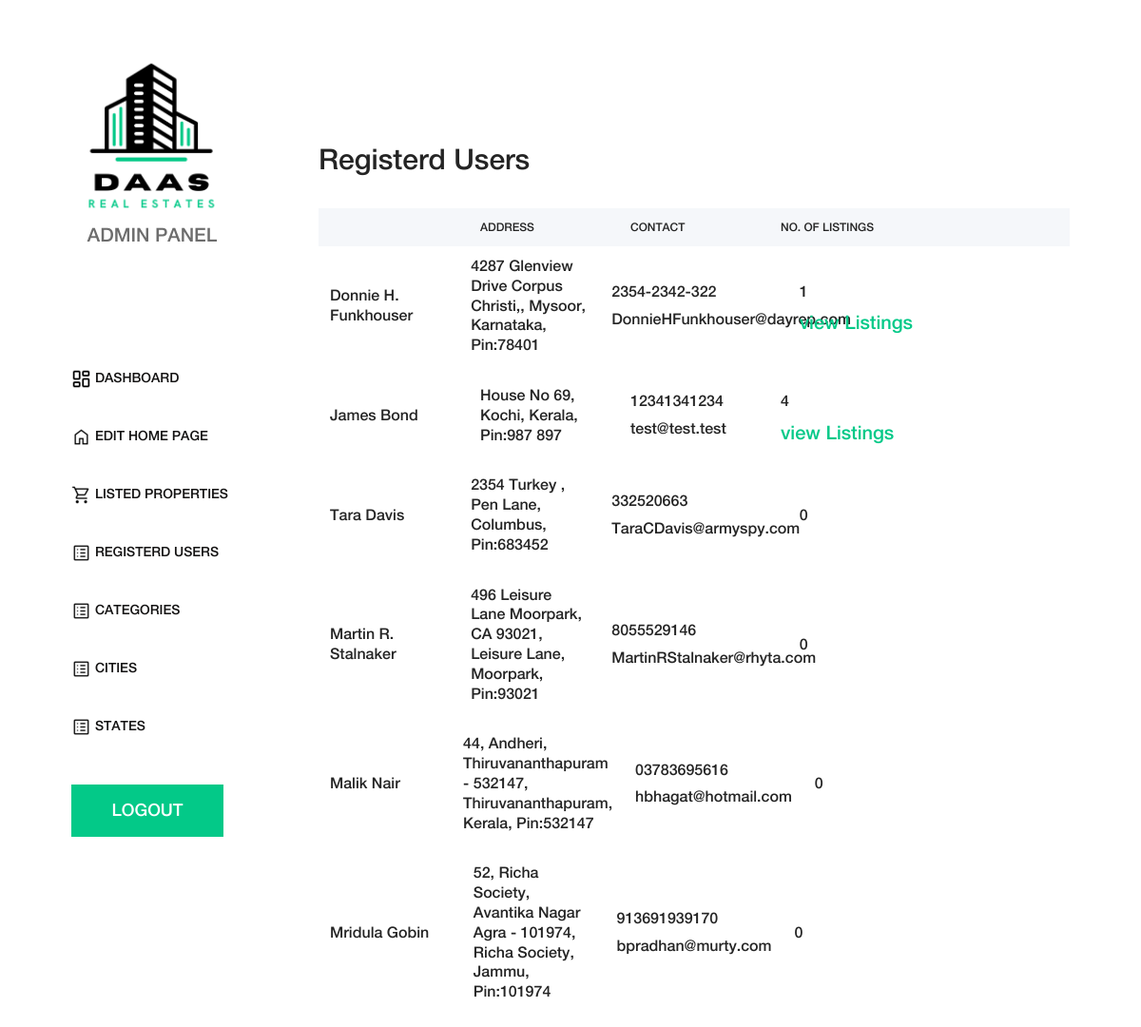
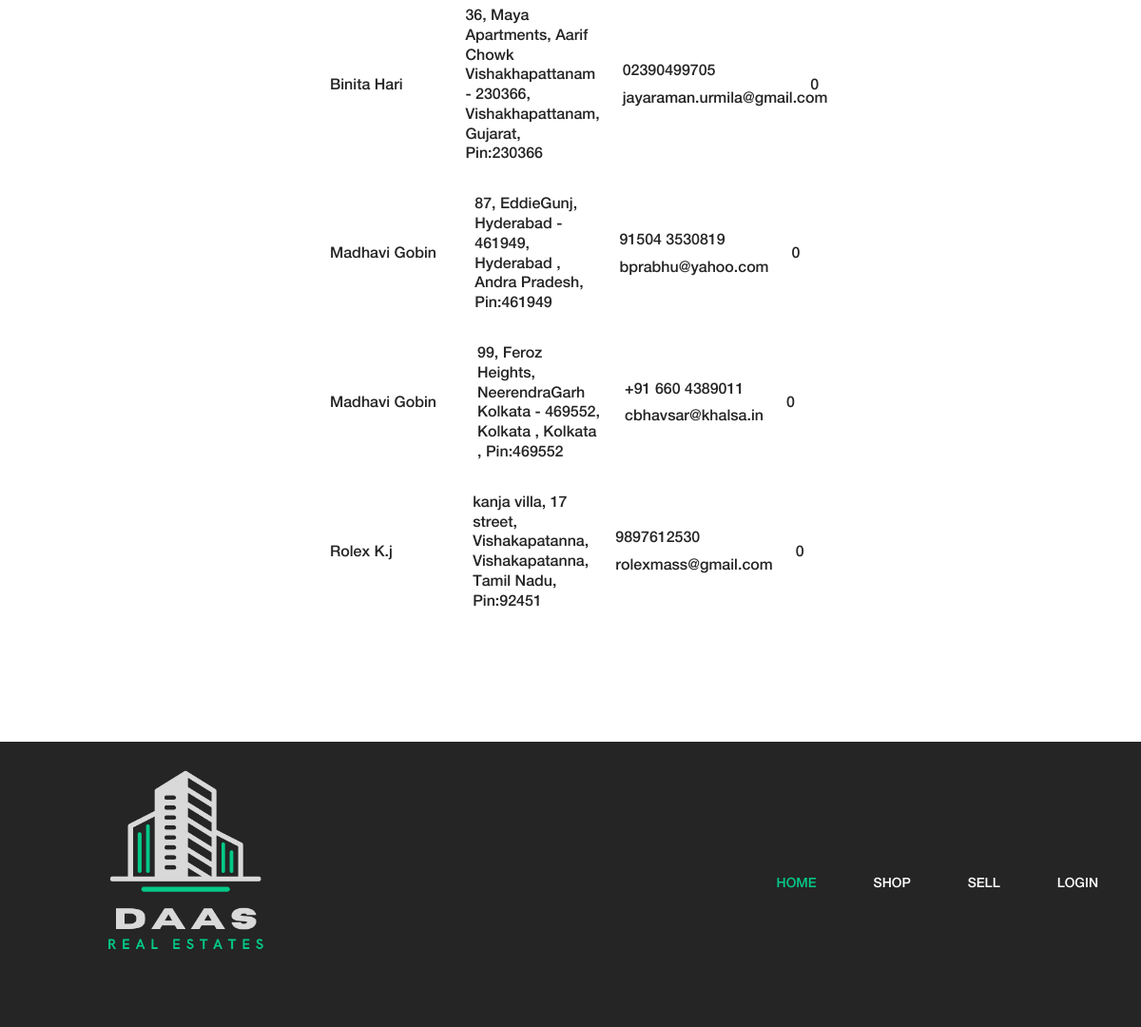
Page /admin/registerd_users.php (signed in) on the committed database (2 pictures, top to bottom).
### tables this page shows
CREATE TABLE `users_tbl` (
  `userid` int(11) NOT NULL,
  `firstname` varchar(50) NOT NULL,
  `lastname` varchar(50) NOT NULL,
  `password` varchar(50) NOT NULL,
  `email` varchar(100) NOT NULL,
  `phoneno` varchar(100) NOT NULL,
  `address` varchar(250) NOT NULL,
  `city` varchar(100) NOT NULL,
  `state` varchar(100) NOT NULL,
  `pincode` varchar(15) NOT NULL
);

### admin/registerd_users.php (the view, shortened to what this page needs)
<?php include("header.php"); ?>
<?php include("connection.php") ?>
<?php
$query = "SELECT t1.*, t2.count as count FROM users_tbl AS t1 LEFT JOIN (SELECT owner_id, COUNT(property_id) as count FROM property_tbl GROUP BY owner_id ) AS t2 ON t1.userid = t2.owner_id;";
$result = mysqli_query($conn, $query);
?>
<div class="cart-table-area section-padding-100">
  <div class="container-fluid">
    <div class="row">
      <div class="f1 col-12 col-lg-8">
        <div class="cart-title mt-50">
          <h2>Registerd Users </h2>
        </div>
        <div class="cart-table clearfix">
          <table class="table table-responsive">
            <thead>
              <tr>
                <th></th>
                <th>ADDRESS</th>
                <th>CONTACT</th>
                <th>NO. OF LISTINGS</th>
                <th></th>
              </tr>
            </thead>
            <tbody>
              <?php while ($row = mysqli_fetch_assoc($result)) { ?>
                <tr>
                  <td class="cart_product_img">
                    <h5><?php echo $row["firstname"] . " " . $row["lastname"] ?></h5>
                  </td>
                  <td class="cart_product_desc">
                    <h5><?php echo $row["address"] . ", " . $row["city"] . ", " . $row["state"] . ", Pin:" . $row["pincode"] ?></h5>
                  </td>
                  <td class="price">
                    <h5><?php echo $row["phoneno"] ?></h5>
                    <h5><?php echo $row["email"] ?></h5>
                  </td>
                  <td class="qty">
                    <?php if ($row["count"] != NULL) { ?>
                      <h5><?php echo $row["count"] ?></h5>
                      <a target="_blank" href="properties_listed.php?id=<?php echo $row["userid"] ?>">view Listings</a>
                    <?php } else { ?>
                      <h5>0</h5>
                    <?php } ?>
                  </td>
                  <td class="qty">
                  </td>
                </tr>
              <?php } ?>
            </tbody>
          </table>
        </div>
      </div>
    </div>
  </div>
</div>
<?php include("footer.php"); ?>

### css/core-style.css (style rules this page uses)
* { margin: 0; padding: 0; }
body { font-family: "helveticaneuemedium"; font-size: 16px; }
h1, h2, h3, h4, h5, h6 { color: #242424; line-height: 1.3; font-weight: 400; }
a { text-decoration: none; color: #03C988; font-size: 20px; }
.mt-50 { margin-top: 50px !important; }
.section-padding-100 { padding-top: 100px; padding-bottom: 100px; }
.main-content-wrapper .cart-table-area { position: relative; z-index: 1; -webkit-box-flex: 0; -ms-flex: 0 0 calc(95% - 320px); flex: 0 0 calc(95% - 320px); width: calc(95% - 320px); max-width: calc(95% - 320px); }
.main-content-wrapper .cart-table-area .cart-title h2 { font-size: 30px; margin-bottom: 30px; color: #242424; }
.main-content-wrapper .cart-table-area table thead { width: 100%; display: block; }
.main-content-wrapper .cart-table-area table thead tr { display: -webkit-box; display: -ms-flexbox; display: flex; width: 100%; height: 40px; background-color: #f5f7fa; }
.main-content-wrapper .cart-table-area table thead tr th { border-top: none; border-bottom: none; -webkit-box-flex: 0; width: 25%; max-width: 25%; font-size: 12px; color: #242424; text-transform: capitalize; font-weight: 400; }
.main-content-wrapper .cart-table-area table tbody { width: 100%; display: block; }
.main-content-wrapper .cart-table-area table tbody tr { display: -webkit-box; display: -ms-flexbox; display: flex; -webkit-box-align: center; -ms-flex-align: center; -ms-grid-row-align: center; align-items: center; width: 100%; }
.main-content-wrapper .cart-table-area table tbody tr td { border: none; -webkit-box-flex: 0; width: 25%; max-width: 25%; }
.main-content-wrapper .cart-table-area table tbody tr td h5 { font-size: 16px; color: #252525; }

### admin/style.css (style rules this page uses)
.row { justify-content: center; }
.cart_product_img { object-fit: contain; height: auto; }
.f1, tr, th { flex: unset; max-width: unset; }

### rows in the picture
users_tbl: firstname "Donnie", lastname "H. Funkhouser", address "4287 Glenview Drive Corpus Christi,", city "Mysoor", state "Karnataka", pincode "78401", phoneno "2354-2342-322", email "DonnieHFunkhouser@dayrep.com", count "1"
users_tbl: firstname "James", lastname "Bond", address "House No 69", city "Kochi", state "Kerala", pincode "987 897", phoneno "12341341234", email "test@test.test", count "4"
users_tbl: firstname "Tara", lastname "Davis", address "2354 Turkey", city "Pen Lane", state "Columbus", pincode "683452", phoneno "332520663", email "TaraCDavis@armyspy.com"
users_tbl: firstname "Martin", lastname "R. Stalnaker", address "496 Leisure Lane Moorpark, CA 93021", city "Leisure Lane", state "Moorpark", pincode "93021", phoneno "8055529146", email "MartinRStalnaker@rhyta.com"
users_tbl: firstname "Malik", lastname "Nair", address "44, Andheri, Thiruvananthapuram - 532147", city "Thiruvananthapuram", state "Kerala", pincode "532147", phoneno "03783695616", email "hbhagat@hotmail.com"
users_tbl: firstname "Mridula", lastname "Gobin", address "52, Richa Society, Avantika Nagar Agra - 101974", city "Richa Society", state "Jammu", pincode "101974", phoneno "913691939170", email "bpradhan@murty.com"
users_tbl: firstname "Binita", lastname "Hari", address "36, Maya Apartments, Aarif Chowk Vishakhapattanam - 230366", city "Vishakhapattanam", state "Gujarat", pincode "230366", phoneno "02390499705", email "jayaraman.urmila@gmail.com"
users_tbl: firstname "Madhavi", lastname "Gobin", address "87, EddieGunj, Hyderabad - 461949", city "Hyderabad", state "Andra Pradesh", pincode "461949", phoneno "91504 3530819", email "bprabhu@yahoo.com"
users_tbl: firstname "Madhavi", lastname "Gobin", address "99, Feroz Heights, NeerendraGarh Kolkata - 469552", city "Kolkata", state "Kolkata", pincode "469552", phoneno "+91 660 4389011", email "cbhavsar@khalsa.in"
users_tbl: firstname "Rolex", lastname "K.j", address "kanja villa, 17 street, Vishakapatanna", city "Vishakapatanna", state "Tamil Nadu", pincode "92451", phoneno "9897612530", email "rolexmass@gmail.com"

### other values in the picture
$val "LOGIN"
